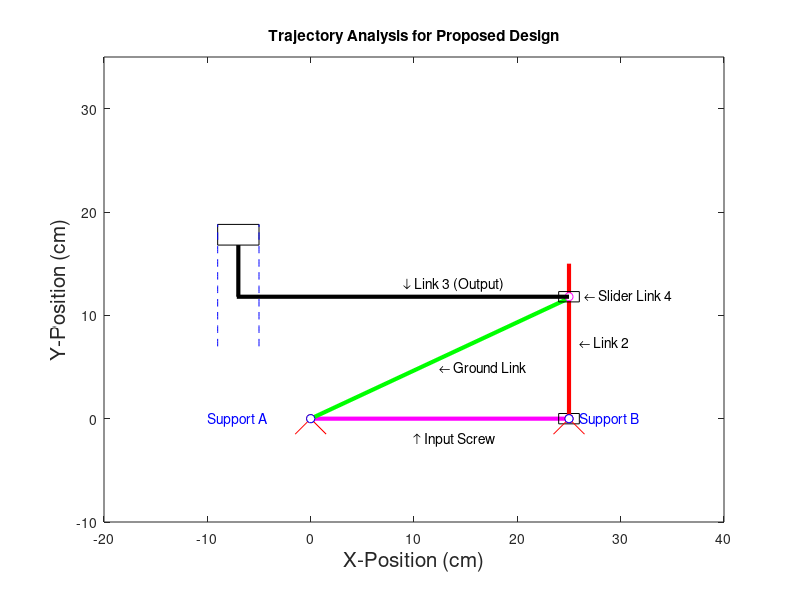

This figure's MATLAB source:
%% Proposed mechanism trajectory analysis
close all; % closes all figures
clear all; % clears all variables from memory
clc;       % clears all calculations from the Matlab workspace

% Plot Parameters: these will be used to set the axis limits on the figure
xmin= -20; % leftmost window edge
xmax= 40;  % rightmost window edge
ymin= -10; % bottom window edge
ymax= 35;  % top window edge


V_h=0.25;% Horizontal velocity
V_v =0.118;% vertical velocity


% Displacement time
increments =50;   % number of increments required in the time vector
time =linspace(0,100,increments); %creating a time vector that will be iterated through

%% set up figure
figure(1);                         %create new figure
%set(1,'WindowStyle','Docked')      %dock the figure

for i=1:increments                               % step through motion of the mechanism
% Draw screw link
Ax(i) = 0;  %Origin x-pos
Ay(i) = 0;  %Origin y-pos
Bx(i) = 25; %Screw x-pos
By(i) = 0;  %Screw y-pos
plot([Ax(i),Bx(i)],[Ay(i),By(i)],'color','m','LineWidth',3) %Plot of Screw
hold on;

% Draw link 2
Cx(i) = 0 + V_h * time(i); %Slider x-pos on link 2
Cy(i) = 0;                 %Slider y-pos on link 2
Dx(i) = 0 + V_h * time(i);  %Top x-pos of link 2
Dy(i) = 15;                 %Top y-pos of link 2

plot(Cx(i), Cy(i),'mo','MarkerFaceColor','w') %plot of center circle on link 2 slider
rectangle('position', [Cx(i) - 1, Cy(i) - 0.5, 2, 1]) %plot of rectangle as link 2 slider
plot([Cx(i),Dx(i)],[Cy(i),Dy(i)],'color','r','LineWidth',3) %plot of link 2

% Draw link 1
Ex(i) = 0; % Ground link x origin
Ey(i) = 0.0; % Ground link y origin
Fx(i) = 25; % Ground link x position
Fy(i) = 25 * tan((5*pi)/36); % Ground link y position

plot([Ex(i),Fx(i)],[Ey(i),Fy(i)],'color','g','LineWidth',3)% Plot the ground link

% Draw link 4
Gx(i) = 0 + V_h * time(i);%link 4 x position
Gy(i) = 0 + V_v * time(i);% link 4 y position
plot(Gx(i), Gy(i),'mo','MarkerFaceColor','w')% Plot a circle on link 4
rectangle('position',[Gx(i) - 1, Gy(i) - 0.5, 2, 1])% Plot link 4

% Draw Link 3 (Horizontal)
Hx(i) = -7.15; % link 3(horizontal) origin
Hy(i) = 0 + V_v * time(i);% link 3(horizontal) y position
Ix(i) = 25; % link 3(horizontal) x position
Iy(i) = 0 + V_v * time(i);% link 3(horizontal) y position

plot([Hx(i),Ix(i)],[Hy(i),Iy(i)],'color','k','LineWidth',3)% Plot link 3(horizntal)

% Draw Link 3 (Vertical)
Jx(i) = -7;% link 3(vertical) origin
Jy(i) = 0 + V_v * time(i);% link 3(vertical) y position
Kx(i) = -7;  % link 3(vertical) x position
Ky(i) = 5 + V_v * time(i);% link 3(vertical) y position

rectangle('position',[Kx(i) - 2, Ky(i), 4, 2])%Draw rectangle on link 3
plot([Jx(i),Kx(i)],[Jy(i),Ky(i)],'color','k','LineWidth',3)% Plot link 3(vertical)

% Draw Support A:
    recsz = 1.5;                                  % size of drawn base pivot
    plot([0,recsz],[0,-recsz],'r');                 % draw base pivot
    plot([0,-recsz],[0,-recsz],'r');                % draw base pivot
    plot(0,0,'ro','MarkerFaceColor','w');           % draw a small circle at the base pivot point
    plot(Ax(i), Ay(i), 'bo','MarkerFaceColor','w'); % draw a small circle at B
    text(Ax(i)-10, Ay(i), 'Support A','Color','b');       % label pivot A
    
    % Draw Support B:                               
    plot([25,25 + recsz],[0,-recsz],'r');                 % draw base pivot
    plot([25,25 - recsz],[0,-recsz],'r');                % draw base pivot
    plot(25,0,'ro','MarkerFaceColor','w');           % draw a small circle at the base pivot point
    plot(Bx(i), By(i), 'bo','MarkerFaceColor','w'); % draw a small circle at B
    text(Bx(i)+1, By(i), 'Support B','Color','b');       % label pivot B

    text(10,-2,'\uparrow Input Screw') % label the input screw
    text(12.5,5,'\leftarrow Ground Link')% label the ground link
    
    xlabel('X-Position (cm)', 'fontsize', 15);   % axis label
    ylabel('Y-Position (cm)', 'fontsize', 15);   % axil label 
    title('Trajectory Analysis for Proposed Design');            % add a title to the figure
    axis equal;                         % make sure the figure is not stretched
    
    axis( [xmin xmax ymin ymax] );% set the figure axis limits
hold off;
pause(0.1);
end

hold on
plot(Kx - 2, Ky + 2, '--','Color', 'b')% Trace the left path of link 3
plot(Kx + 2, Ky + 2, '--', 'Color', 'b')% Trace the right path of link 3
text(26,7.5,'\leftarrow Link 2') % label link 2
text(9,13,'\downarrow Link 3 (Output)') % label link 3
text(26.5,12,'\leftarrow Slider Link 4') %label slider link 4

 